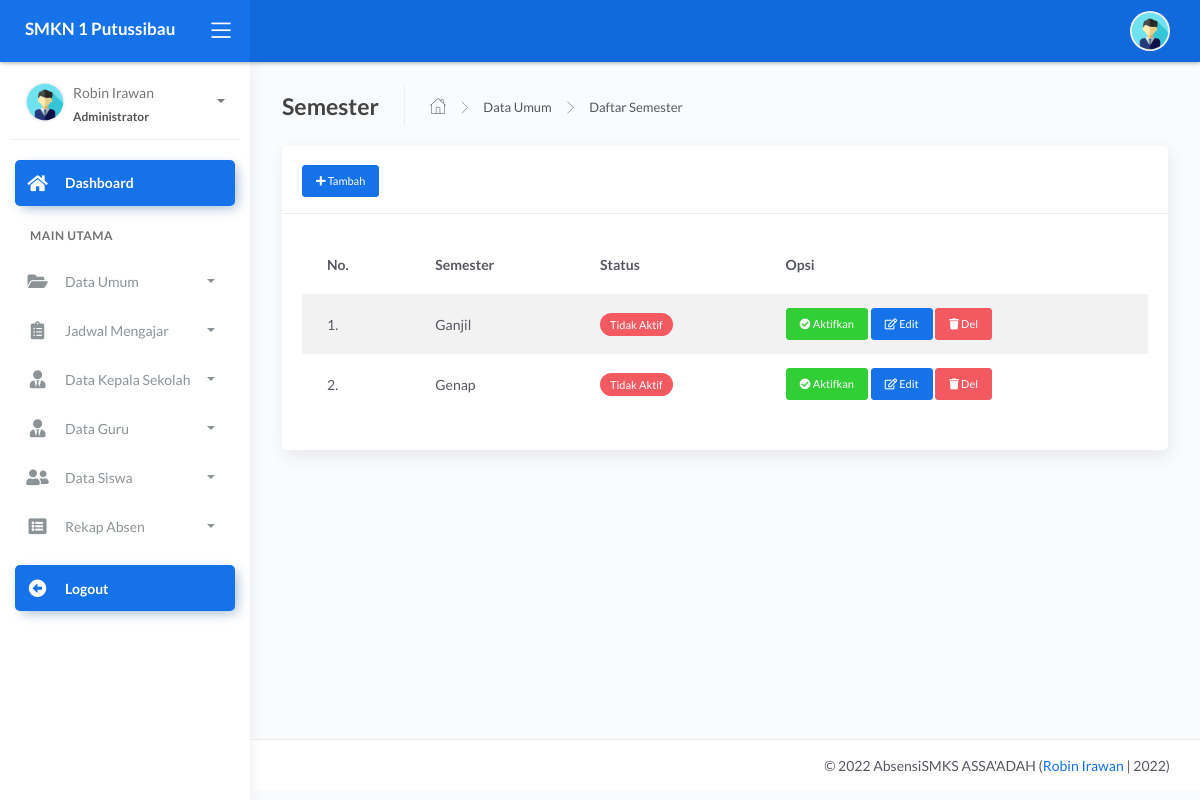
/admin/dashboard.php?page=master&act=semester (signed in), run on the app's committed database.
### tables this page shows
CREATE TABLE `tb_semester` (
  `id_semester` int(11) NOT NULL,
  `semester` varchar(45) NOT NULL,
  `status` int(10) NOT NULL
);

### admin/dashboard.php (the view, shortened to what this page needs)
<?php
 include '../config/db.php';
?> <script>
   <?php
$id_login = @$_SESSION['admin'];
$sql = mysqli_query($con,"SELECT * FROM tb_admin
 WHERE id_admin = '$id_login'") or die(mysqli_error($con));
$data = mysqli_fetch_array($sql);
?>
<!DOCTYPE html>
<html lang="en">
<head>
	<link rel="stylesheet" href="../assets/css/bootstrap.min.css">
	<link rel="stylesheet" href="../assets/css/atlantis.min.css">
	<link rel="stylesheet" href="../assets/css/demo.css">
</head>
<body>
	<div class="wrapper">
		<div class="main-header">
			<div class="logo-header" data-background-color="blue">
				<a href="dashboard.php" class="logo">
					<b class="text-white">SMKN 1 Putussibau</b>
				</a>
				<div class="nav-toggle">
					<button class="btn btn-toggle toggle-sidebar">
						<i class="icon-menu"></i>
					</button>
				</div>
			</div>
			<nav class="navbar navbar-header navbar-expand-lg" data-background-color="blue2">
				<div class="container-fluid">
					<ul class="navbar-nav topbar-nav ml-md-auto align-items-center">
						<li class="nav-item dropdown hidden-caret">
							<a class="dropdown-toggle profile-pic" data-toggle="dropdown" href="#" aria-expanded="false">
								<div class="avatar-sm">
									<img src="../assets/img/user/<?=$data['foto'] ?>" alt="..." class="avatar-img rounded-circle">
								</div>
							</a>
						</li>
					</ul>
				</div>
			</nav>
		</div>
		<div class="sidebar sidebar-style-2">
			<div class="sidebar-wrapper scrollbar scrollbar-inner">
				<div class="sidebar-content">
					<div class="user">
						<div class="avatar-sm float-left mr-2">
							<img src="../assets/img/user/<?=$data['foto'] ?>" alt="..." class="avatar-img rounded-circle">
						</div>
						<div class="info">
							<a data-toggle="collapse" href="#collapseExample" aria-expanded="true">
								<span>
									<?=$data['nama_lengkap'] ?>
									<span class="user-level">Administrator</span>
									<span class="caret"></span>
								</span>
							</a>
						</div>
					</div>
					<ul class="nav nav-primary">
						<li class="nav-item active">
							<a href="dashboard.php" class="collapsed">
								<i class="fas fa-home"></i>
								<p>Dashboard</p>
							</a>
						</li>
						<li class="nav-section">
							<h4 class="text-section">Main Utama</h4>
						</li>
						<li class="nav-item">
							<a data-toggle="collapse" href="#base">
								<i class="fas fa-folder-open"></i>
								<p>Data Umum</p>
								<span class="caret"></span>
							</a>
						</li>
						<li class="nav-item">
							<a data-toggle="collapse" href="#sidebarLayouts">
								<i class="fas fa-clipboard-list"></i>
								<p>Jadwal Mengajar</p>
								<span class="caret"></span>
							</a>
						</li>
						<li class="nav-item">
							<a data-toggle="collapse" href="#kepsek">
								<i class="fas fa-user-tie"></i>
								<p>Data Kepala Sekolah</p>
								<span class="caret"></span>
							</a>
						</li>
						<li class="nav-item">
							<a data-toggle="collapse" href="#guru">
								<i class="fas fa-user-tie"></i>
								<p>Data Guru</p>
								<span class="caret"></span>
							</a>
						</li>
						<li class="nav-item">
							<a data-toggle="collapse" href="#siswa">
								<i class="fas fa-user-friends"></i>
								<p>Data Siswa</p>
								<span class="caret"></span>
							</a>
						</li>
							<li class="nav-item">
							<a data-toggle="collapse" href="#rekapAbsen">
								<i class="fas fa-list-alt"></i>
								<p>Rekap Absen</p>
								<span class="caret"></span>
							</a>
						</li>
						<li class="nav-item active mt-3">
							<a href="logout.php" class="collapsed">
								<i class="fas fa-arrow-alt-circle-left"></i>
								<p>Logout</p>
							</a>
						</li>
					</ul>
				</div>
			</div>
		</div>
		<div class="main-panel">
			<div class="content">
				<?php
				$page= @$_GET['page'];
				$act = @$_GET['act'];
				if ($page=='master') {
					if ($act=='kelas') {
					include 'modul/master/kelas/data_kelas.php';
					}elseif ($act=='delkelas') {
					include 'modul/master/kelas/del.php';
					}elseif ($act=='semester') {
					include 'modul/master/semester/data.php';
					}elseif ($act=='delsemester') {
					include 'modul/master/semester/del.php';
					}elseif ($act=='set_semester') {
						include 'modul/master/semester/set.php';
					}
					elseif ($act=='ta') {
					include 'modul/master/ta/data.php';
					}elseif ($act=='delta') {
					include 'modul/master/ta/del.php';
					}elseif($act=='set_ta'){
						include 'modul/master/ta/set.php';
				}elseif ($act=='mapel') {
					include 'modul/master/mapel/data.php';
					}elseif ($act=='delmapel') {
					include 'modul/master/mapel/del.php';
					}
				}elseif ($page=='walas') {
					if ($act=='') {
					 include 'modul/wakel/data.php';
					}
        }
            elseif ($page=='rekap') {
					if ($act=='') {
						include 'modul/rekap/rekap_absen.php';
					}elseif ($act='rekap-perbulan') {
						include 'modul/rekap/rekap_perbulan.php';
					}
		}elseif ($page=='') {
			include 'modul/home.php';
		}else{
			echo "<b>Tidak ada Halaman</b>";
		}
				 ?>
			</div>
		<footer class="footer">
				<div class="container">
					<div class="copyright ml-auto">
						&copy; <?php echo date('Y');?> AbsensiSMKS ASSA'ADAH (<a href="index.php">Robin Irawan </a> | 2022)
					</div>
				</div>
			</footer>
		</div>
	</div>
</body>
</html>

### admin/modul/master/semester/data.php (shortened to what this page needs)
<div class="page-inner">
          <div class="page-header">
            <h4 class="page-title">Semester</h4>
            <ul class="breadcrumbs">
              <li class="nav-home">
                <a href="#">
                  <i class="flaticon-home"></i>
                </a>
              </li>
              <li class="separator">
                <i class="flaticon-right-arrow"></i>
              </li>
              <li class="nav-item">
                <a href="#">Data Umum</a>
              </li>
              <li class="separator">
                <i class="flaticon-right-arrow"></i>
              </li>
              <li class="nav-item">
                <a href="#">Daftar Semester</a>
              </li>
            </ul>
          </div>
          <div class="row">
            <div class="col-md-12">
              <div class="card">
                <div class="card-header">
                  <div class="card-title">
                     <a href="" class="btn btn-primary btn-sm text-white" data-toggle="modal" data-target="#addSemester"><i class="fa fa-plus"></i> Tambah</a>
                  </div>
                </div>
                    <div class="card-body">
                      <div class="table-responsive">
                 <table class="table table-striped table-sm">
                    <thead>
                        <tr>
                            <th>No.</th>
                            <th>Semester</th>
                            <th>Status</th>
                            <th>Opsi</th>
                        </tr>
                    </thead>
                    <tbody>
                        <?php
                        $no=1;
			$semester = mysqli_query($con,"SELECT * FROM tb_semester");
                        foreach ($semester as $k) {?>
                        <tr>
                            <td><?=$no++;?>.</td>
                            <td><?=$k['semester'];?></td>
                            <td><?php
                            if ($k['status']==0) {
                              echo "<span class='badge badge-danger'>Tidak Aktif</span>";
                            }else{
                              echo "<span class='badge badge-success'>Aktif</span>";
                            }
                            ?></td>
                            <td>
                              <?php
                            if ($k['status']==0) {
                             ?>
                             <a onclick="return confirm('Yakin Aktifkan Semester  ??')" href="?page=master&act=set_semester&id=<?=$k['id_semester'] ?>&status=1" class="btn btn-success btn-sm"><i class="fas fa-check-circle"></i> Aktifkan</a>
                             <?php
                            }else{
                              ?>
                              <a onclick="return confirm('Yakin NonAktifkan Semester  ??')" href="?page=master&act=set_semester&id=<?=$k['id_semester'] ?>&status=0" class="btn btn-danger btn-sm"><i class="far fa-times-circle"></i> Nonaktif</a>
                              <?php
                            }
                            ?>
                            <a href="" class="btn btn-primary btn-sm" data-toggle="modal" data-target="#edit<?=$k['id_semester'] ?>"><i class="far fa-edit"></i> Edit</a>
                            <a class="btn btn-danger btn-sm" onclick="return confirm('Yakin Hapus Data ??')" href="?page=master&act=delsemester&id=<?=$k['id_semester'] ?>">
<i class="fas fa-trash"></i> Del</a>
                            </td>
                        </tr>
                    <?php } ?>
                    </tbody>
                </table>
</div>
</div>
</div>
</div>
</div>
</div>

### data on the page
tb_semester: semester "Ganjil", status "Tidak Aktif"
tb_semester: semester "Genap", status "Tidak Aktif"

### other printed values
$data['nama_lengkap'] "Robin Irawan"
